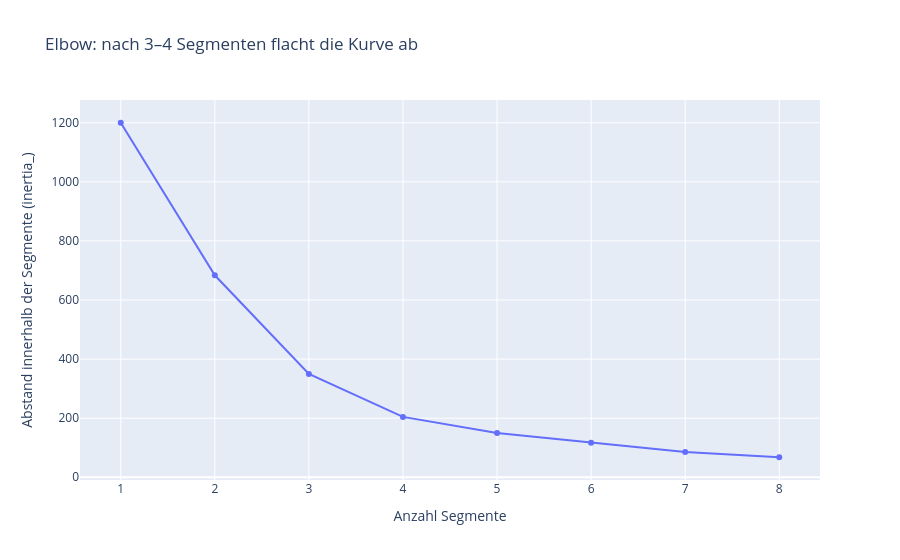

Notebook code cell kept with this figure:
### Markdown cell above
## Erweiterung: Elbow-Diagramm

Für 1 bis 8 Segmente misst `inertia_`, wie weit die Kunden im Schnitt von ihrem Segment-Mittelpunkt entfernt liegen (kleiner = enger). Wo die Kurve abknickt („Ellbogen“), bringt ein weiteres Segment wenig. Danach `ANZAHL_SEGMENTE` in Schritt 2 auf 3 oder 5 setzen und ab Schritt 2 neu ausführen.

### Code cell
werte = []
for k in range(1, 9):
    modell = KMeans(n_clusters=k, random_state=42, n_init=10).fit(skaliert)
    werte.append({"segmente": k, "abstand_innen": round(modell.inertia_, 1)})
elbow = pd.DataFrame(werte)
px.line(elbow, x="segmente", y="abstand_innen", markers=True,
        title="Elbow: nach 3–4 Segmenten flacht die Kurve ab",
        labels={"segmente": "Anzahl Segmente", "abstand_innen": "Abstand innerhalb der Segmente (inertia_)"})

### Figure 1 — Plotly figure (JSON) as saved in the notebook; plotly's stock layout.template omitted (floating-point values rounded to 4 significant figures)
{"data": [{"hovertemplate": "Anzahl Segmente=%{x}<br>Abstand innerhalb der Segmente (inertia_)=%{y}<extra></extra>", "legendgroup": "", "line": {"color": "#636efa", "dash": "solid"}, "marker": {"symbol": "circle"}, "mode": "lines+markers", "name": "", "orientation": "v", "showlegend": false, "type": "scatter", "x": [1, 2, 3, 4, 5, 6, 7, 8], "xaxis": "x", "y": [1200.0, 683.7, 349.9, 204.4, 149.8, 116.5, 85.4, 67.8], "yaxis": "y"}], "layout": {"legend": {"tracegroupgap": 0}, "title": {"text": "Elbow: nach 3–4 Segmenten flacht die Kurve ab"}, "xaxis": {"anchor": "y", "domain": [0.0, 1.0], "title": {"text": "Anzahl Segmente"}}, "yaxis": {"anchor": "x", "domain": [0.0, 1.0], "title": {"text": "Abstand innerhalb der Segmente (inertia_)"}}}}
